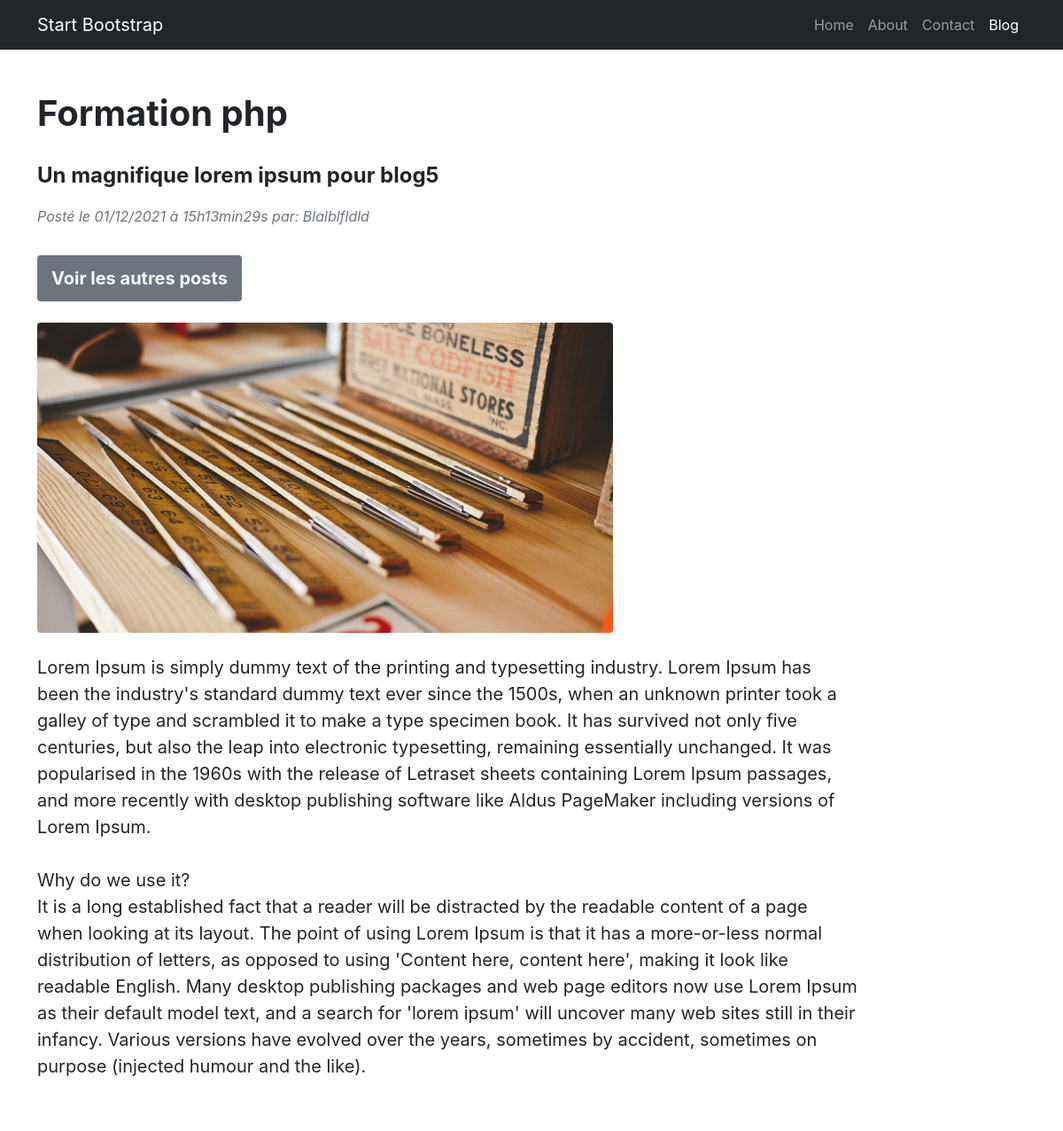
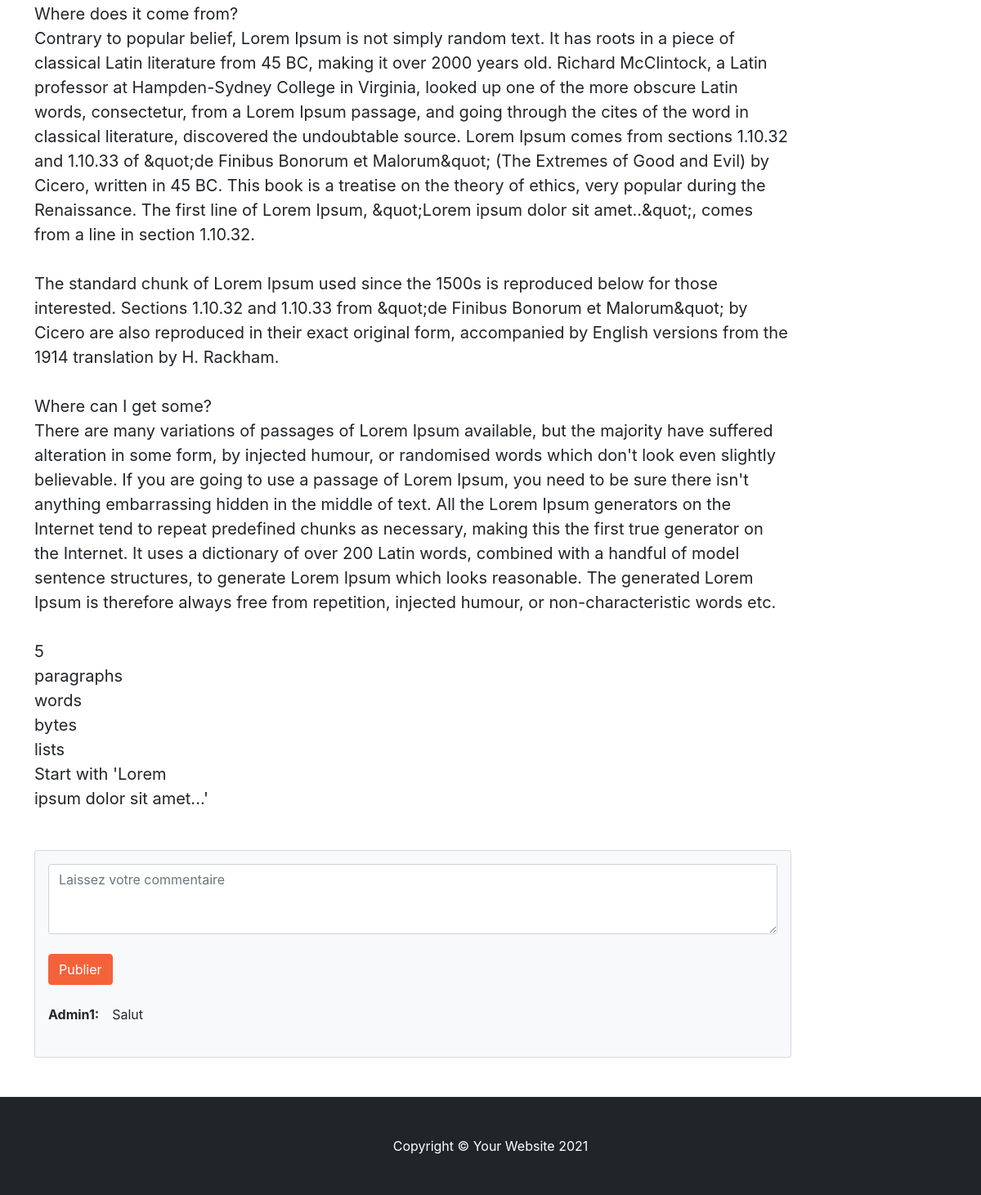
Screenshot of /index.php?action=displayBlog&id=5 with the database file from the repository (2 pictures, top to bottom).
### tables this page shows
CREATE TABLE `blog` (
  `id` int(11) NOT NULL,
  `title` varchar(100) NOT NULL,
  `chapo` varchar(500) NOT NULL,
  `content` varchar(7000) NOT NULL,
  `author` varchar(100) NOT NULL,
  `last_update` datetime NOT NULL
);

CREATE TABLE `comment` (
  `id` int(11) NOT NULL,
  `id_blog` int(11) NOT NULL,
  `id_user` int(11) NOT NULL,
  `content` varchar(1000) NOT NULL,
  `creation_date` datetime NOT NULL,
  `is_validated` tinyint(1) NOT NULL
);

CREATE TABLE `user` (
  `id` int(11) NOT NULL,
  `email` varchar(320) NOT NULL,
  `password` varchar(500) NOT NULL,
  `is_admin` tinyint(1) NOT NULL,
  `is_validated` tinyint(1) NOT NULL,
  `name` varchar(255) NOT NULL
);

### controller/FrontendController.class.php (called while the page is built, shortened)
<?php
require_once dirname(__DIR__) . DIRECTORY_SEPARATOR . 'model' . DIRECTORY_SEPARATOR . 'BlogManager.class.php';
require_once dirname(__DIR__) . DIRECTORY_SEPARATOR . 'model' . DIRECTORY_SEPARATOR . 'CommentManager.class.php';
class FrontendController
{
    public function displayBlog($id, $commentEmpty = null, $commentInsertionSuccess = null)
    {
        $blogManager = new BlogManager();
        $blogToDisplay = $blogManager->getBlog($id);
        $commentManager = new CommentManager();
        $commentsNumber = $commentManager->commentsCounter($id);
        $blogComments = $commentManager->getComments($id);
        require_once dirname(__DIR__) . DIRECTORY_SEPARATOR . 'view' . DIRECTORY_SEPARATOR . 'blogView.php';
    }
}

### model/BlogManager.class.php (called while the page is built, shortened)
<?php
class BlogManager extends Manager
{
    public function getBlog($id)
    {
        $db = $this->dbConnect();
        $req = $db->prepare('SELECT id, title, chapo, content, DATE_FORMAT(last_update, \'%d/%m/%Y à %Hh%imin%ss\') AS last_update, author FROM blog WHERE id = :id');
        $req->execute(['id' => $id]);
        return $req->fetch();
    }
}

### model/CommentManager.class.php (called while the page is built, shortened)
<?php
class CommentManager extends Manager
{
    public function commentsCounter(int $idBlog)
    {
        $db = $this->dbConnect();
        $req = $db->prepare('SELECT count(*) FROM comment WHERE id_blog = :id');
        $req->execute(['id' => $idBlog]);
        return $req->fetch()[0];
    }
    public function getComments($idBlog)
    {
        $db = $this->dbConnect();
        $req = $db->prepare('SELECT * FROM comment JOIN user ON comment.id_user = user.id WHERE comment.id_blog = :id AND comment.is_validated = :validation ORDER BY creation_date DESC');
        $req->execute(['id' => $idBlog, 'validation' => 1]);
        return $req;
    }
}

### view/blogView.php (the view, shortened to what this page needs)
<!DOCTYPE html>
<html lang="en">
    <head>
        <link href="../public/css/styles.css" rel="stylesheet" />
    </head>
    <body>
        <nav class="navbar navbar-expand-lg navbar-dark bg-dark">
            <div class="container">
                <a class="navbar-brand" href="#!">Start Bootstrap</a>
                <div class="collapse navbar-collapse" id="navbarSupportedContent">
                    <ul class="navbar-nav ms-auto mb-2 mb-lg-0">
                        <li class="nav-item"><a class="nav-link" href="#">Home</a></li>
                        <li class="nav-item"><a class="nav-link" href="#!">About</a></li>
                        <li class="nav-item"><a class="nav-link" href="#!">Contact</a></li>
                        <li class="nav-item"><a class="nav-link active" aria-current="page" href="#">Blog</a></li>
                    </ul>
                </div>
            </div>
        </nav>
        <div class="container mt-5">
            <div class="row">
                <div class="col-lg-10">
                    <article>
                        <header class="mb-4">
                            <h1 class="fw-bolder mb-1"><?= ucfirst($blogToDisplay['title']) ?></h1>
                            <br>
                            <p class="fw-bold fs-4"><?= ucfirst($blogToDisplay['chapo']) ?></p>
                            <div class="text-muted fst-italic mb-2">Posté le <?= $blogToDisplay['last_update']?> par: <?= ucfirst($blogToDisplay['author']) ?></div>
                            <br>
                            <a class="badge bg-secondary text-decoration-none link-light p-3 fs-5" href="index.php?action=listBlogs">Voir les autres posts</a>
                        </header>
                        <?php
                        $photoName = 'public/img/photos_blogs/blog_' . $blogToDisplay['id'] . '.jpg';
                        ?>
                        <figure class="mb-4"><img class="img-fluid rounded" src="<?= $photoName ?>" alt="image non disponible" /></figure>
                        <section class="mb-5">
                            <p class="fs-5 mb-4"><?=nl2br(htmlspecialchars($blogToDisplay['content']))?></p>
                        </section>
                    </article>
                    <section class="mb-5" id="form_comment">
                        <div class="card bg-light">
                            <div class="card-body">
                                <form class="mb-4" action="../index.php?action=sentComment&amp;id_blog=<?=$blogToDisplay['id']?>#form_comment" method="post">
                                    <textarea class="form-control" rows="3" placeholder="Laissez votre commentaire" name="content"></textarea>
                                    <div class="d-flex align-items-center justify-content-between mt-4 mb-0">
                                        <button class="btn btn-primary" id="submitButton" type="submit">Publier</button>
                                    </div>
                                </form>
                                <?php if ($commentsNumber == 0): ?>
                                    <p>Aucun Commentaire à afficher.</p>
                                <?php elseif ($commentsNumber > 0): ?>
                                    <?php while ($comment = $blogComments->fetch()): ?>
                                        <div class="d-flex">
                                            <div class="flex-shrink-0 fw-bold"><?= ucfirst($comment['name']) ?>:</div>
                                            <div class="ms-3">
                                                <?= ucfirst($comment['content']) ?>
                                            </div>
                                        </div>
                                        <br>
                                    <?php endwhile?>
                                <?php endif?>
                            </div>
                        </div>
                    </section>
                </div>
            </div>
        </div>
        <footer class="py-5 bg-dark">
            <div class="container"><p class="m-0 text-center text-white">Copyright &copy; Your Website 2021</p></div>
        </footer>
    </body>
</html>

### rows the page displays
blog: title "Formation php", chapo "Un magnifique lorem ipsum pour blog5", author "Blalblfldld", content "Lorem Ipsum is simply dummy text of the printing and typesetting industry. Lorem Ipsum has been the industry's standard dummy text ever since the 1500s, when an unknown printer took a galley of type and scrambled it to make a type specimen book. It has survived not only five centuries, but also the leap into electronic typesetting, remaining essentially unchanged. It was popularised in the 1960s with the release of Letraset sheets containing Lorem Ipsum passages, and more recently with desktop publishing software like Aldus PageMaker including versions of Lorem Ipsum. Why do we use it? It is a long established fact that a reader will be distracted by the readable content of a page when…"
comment: id_user.name "Admin1", content "Salut"

### other values shown
$blogToDisplay['last_update'] "01/12/2021 à 15h13min29s"
